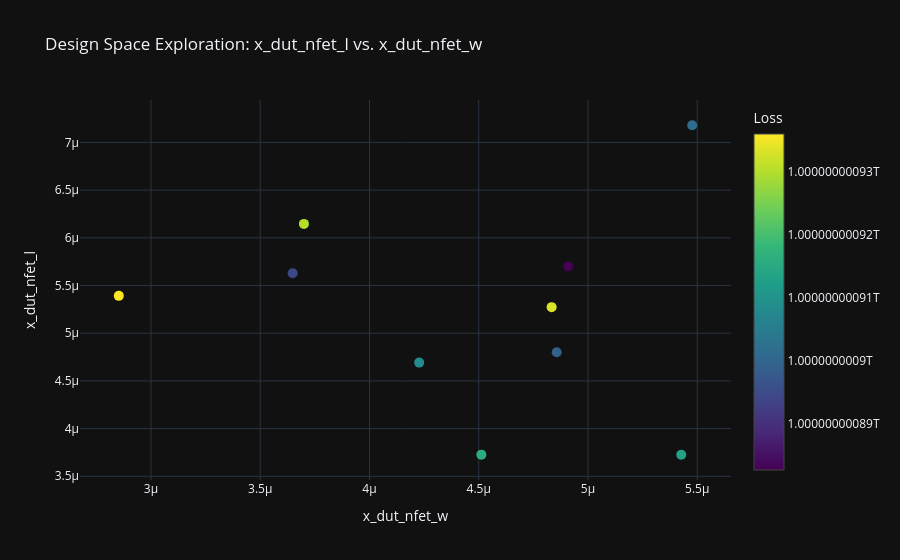
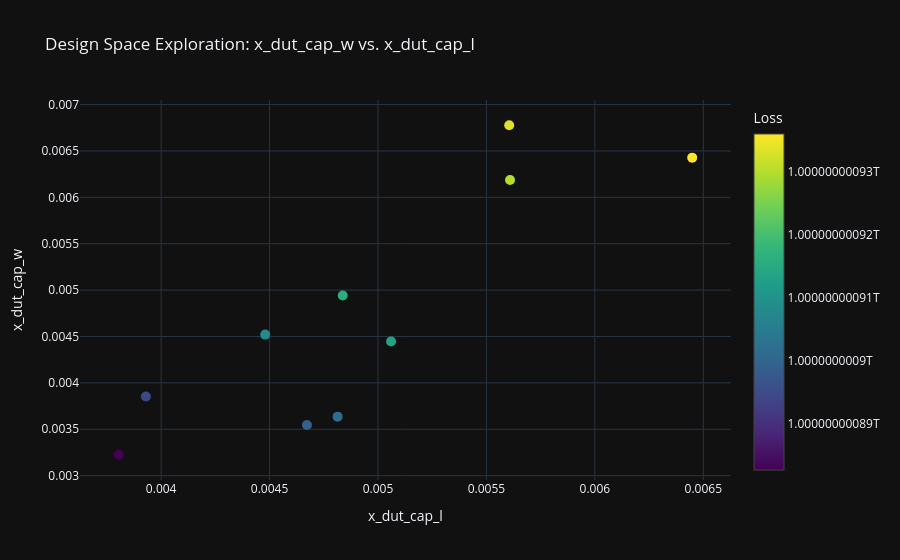
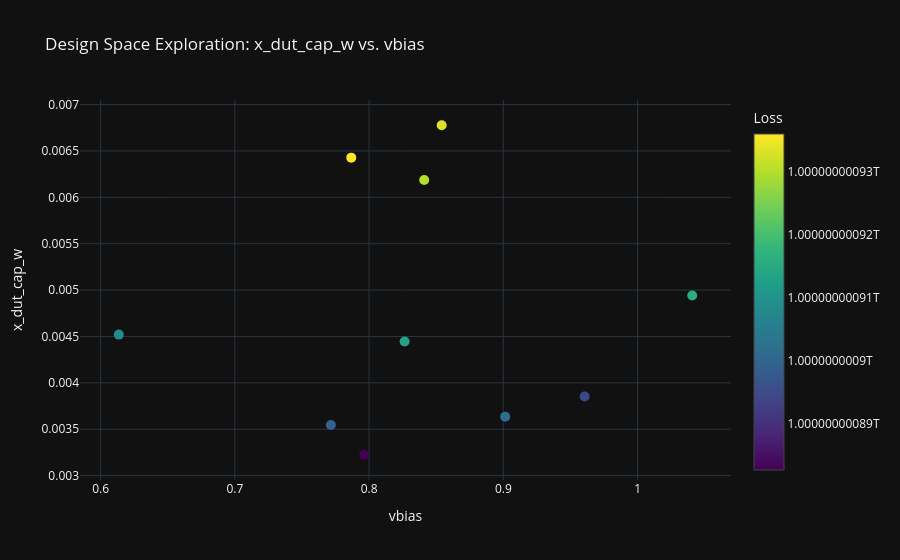

The notebook cell saved with these charts, in order:
### Markdown cell above
### (4) Design Space Exploration

### Code cell
circuit_optimizer.plot_design_space_exploration(param_x="x_dut_nfet_w", param_y="x_dut_nfet_l", show=True)
circuit_optimizer.plot_design_space_exploration(param_x="x_dut_cap_l", param_y="x_dut_cap_w", show=True)
circuit_optimizer.plot_design_space_exploration(param_x="vbias", param_y="x_dut_cap_w", show=True)

### Figure 1 — Plotly figure (JSON) as saved in the notebook; plotly's stock layout.template omitted (floating-point values rounded to 4 significant figures)
{"data": [{"marker": {"color": [1000000000000.0, 1000000000000.0, 1000000000000.0, 1000000000000.0, 1000000000000.0, 1000000000000.0, 1000000000000.0, 1000000000000.0, 1000000000000.0, 1000000000000.0], "colorbar": {"title": {"text": "Loss"}}, "colorscale": [[0, "#440154"], [0.1111, "#482878"], [0.2222, "#3e4989"], [0.3333, "#31688e"], [0.4444, "#26828e"], [0.5556, "#1f9e89"], [0.6667, "#35b779"], [0.7778, "#6ece58"], [0.8889, "#b5de2b"], [1, "#fde725"]], "showscale": true, "size": 10}, "mode": "markers", "name": "Design Space Exploration", "type": "scatter", "x": [4.512e-06, 4.834e-06, 4.227e-06, 2.853e-06, 3.7e-06, 5.477e-06, 5.427e-06, 3.648e-06, 4.91e-06, 4.857e-06], "y": [3.727e-06, 5.273e-06, 4.692e-06, 5.392e-06, 6.146e-06, 7.18e-06, 3.726e-06, 5.629e-06, 5.7e-06, 4.8e-06]}], "layout": {"showlegend": false, "title": {"text": "Design Space Exploration: x_dut_nfet_l vs. x_dut_nfet_w"}, "xaxis": {"title": {"text": "x_dut_nfet_w"}}, "yaxis": {"title": {"text": "x_dut_nfet_l"}}}}

### Figure 2 — Plotly figure (JSON) as saved in the notebook; plotly's stock layout.template omitted (floating-point values rounded to 4 significant figures)
{"data": [{"marker": {"color": [1000000000000.0, 1000000000000.0, 1000000000000.0, 1000000000000.0, 1000000000000.0, 1000000000000.0, 1000000000000.0, 1000000000000.0, 1000000000000.0, 1000000000000.0], "colorbar": {"title": {"text": "Loss"}}, "colorscale": [[0, "#440154"], [0.1111, "#482878"], [0.2222, "#3e4989"], [0.3333, "#31688e"], [0.4444, "#26828e"], [0.5556, "#1f9e89"], [0.6667, "#35b779"], [0.7778, "#6ece58"], [0.8889, "#b5de2b"], [1, "#fde725"]], "showscale": true, "size": 10}, "mode": "markers", "name": "Design Space Exploration", "type": "scatter", "x": [0.004837, 0.005605, 0.00448, 0.006449, 0.005609, 0.004814, 0.00506, 0.00393, 0.003805, 0.004672], "y": [0.004943, 0.006777, 0.00452, 0.006428, 0.006187, 0.003636, 0.004446, 0.003854, 0.003225, 0.003546]}], "layout": {"showlegend": false, "title": {"text": "Design Space Exploration: x_dut_cap_w vs. x_dut_cap_l"}, "xaxis": {"title": {"text": "x_dut_cap_l"}}, "yaxis": {"title": {"text": "x_dut_cap_w"}}}}

### Figure 3 — Plotly figure (JSON) as saved in the notebook; plotly's stock layout.template omitted (floating-point values rounded to 4 significant figures)
{"data": [{"marker": {"color": [1000000000000.0, 1000000000000.0, 1000000000000.0, 1000000000000.0, 1000000000000.0, 1000000000000.0, 1000000000000.0, 1000000000000.0, 1000000000000.0, 1000000000000.0], "colorbar": {"title": {"text": "Loss"}}, "colorscale": [[0, "#440154"], [0.1111, "#482878"], [0.2222, "#3e4989"], [0.3333, "#31688e"], [0.4444, "#26828e"], [0.5556, "#1f9e89"], [0.6667, "#35b779"], [0.7778, "#6ece58"], [0.8889, "#b5de2b"], [1, "#fde725"]], "showscale": true, "size": 10}, "mode": "markers", "name": "Design Space Exploration", "type": "scatter", "x": [1.041, 0.8541, 0.6135, 0.7867, 0.841, 0.9014, 0.8264, 0.9606, 0.7964, 0.7715], "y": [0.004943, 0.006777, 0.00452, 0.006428, 0.006187, 0.003636, 0.004446, 0.003854, 0.003225, 0.003546]}], "layout": {"showlegend": false, "title": {"text": "Design Space Exploration: x_dut_cap_w vs. vbias"}, "xaxis": {"title": {"text": "vbias"}}, "yaxis": {"title": {"text": "x_dut_cap_w"}}}}
